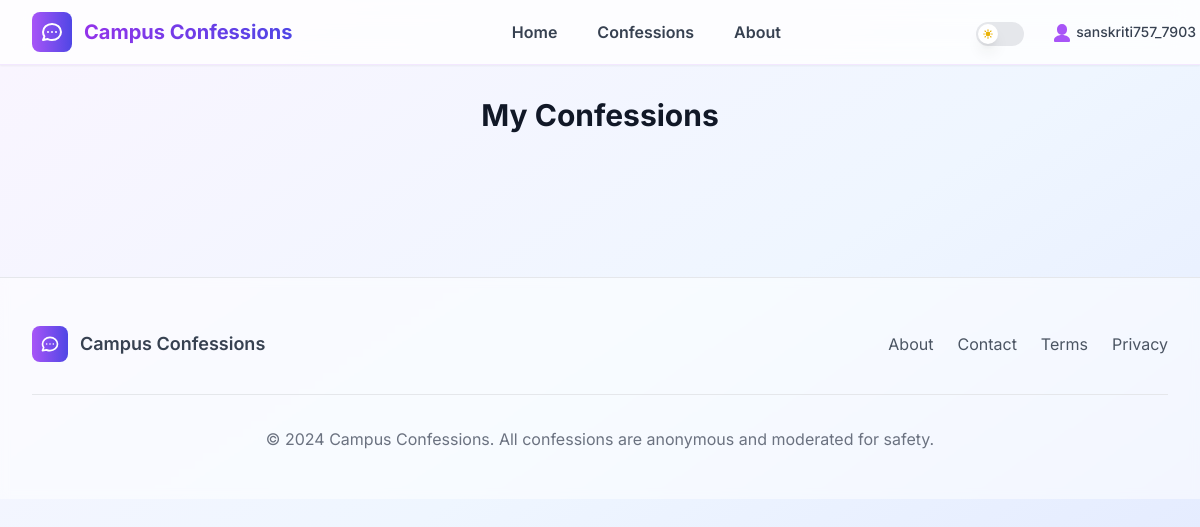
Page /confessions/my_confessions/ (signed in) on the earlier database version.
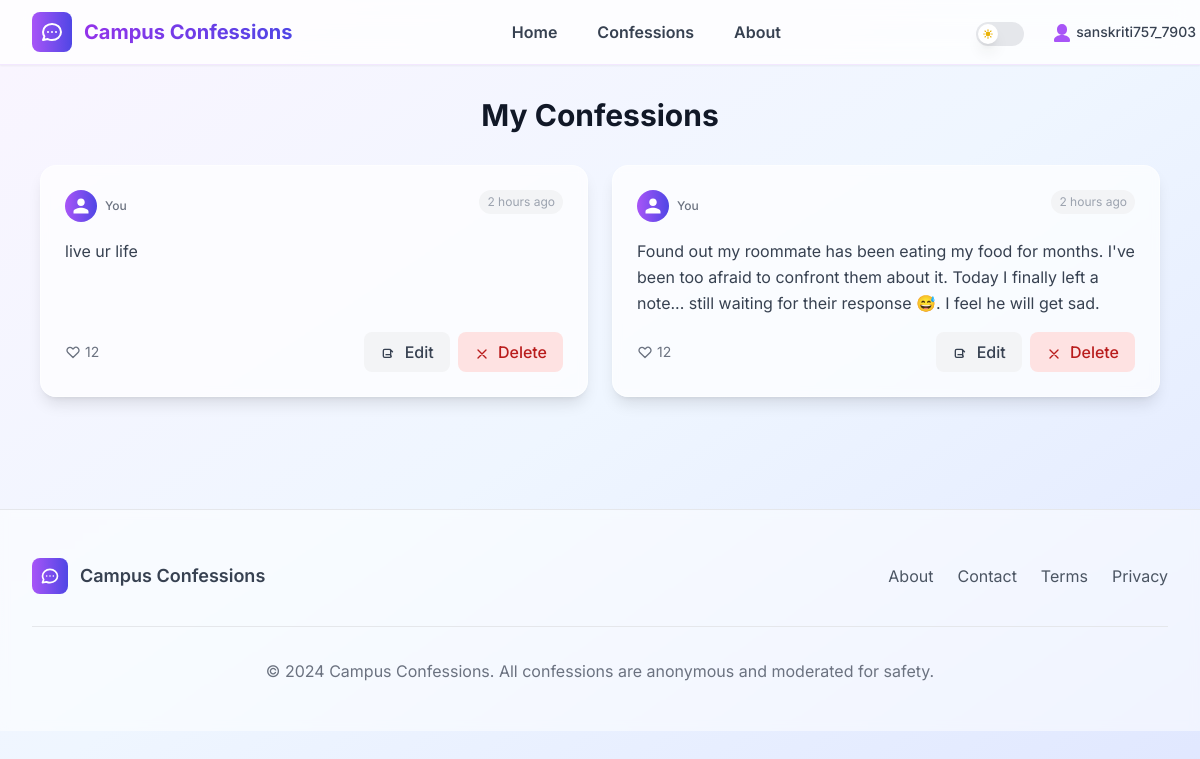
Same page on the later database version.
### confessions/models.py (models this page shows, shortened)
class Confession(models.Model):
    user = models.ForeignKey(User, on_delete=models.CASCADE)
    content = models.TextField()
    created_at = models.DateTimeField(auto_now_add=True)
    likes = models.PositiveIntegerField(default=0)

### confessions/views.py (the view)
# urls.py: path('my_confessions/', views.my_confessions, name='my_confession'),
def my_confessions(request):
    user=request.user
    all_my_confessions=Confession.objects.filter(user=user).order_by('-created_at')
    return render(request, 'confessions/my_confessions.html',{"confessions":all_my_confessions})

### templates/confessions/my_confessions.html (shortened to what this page needs)
{% extends "base.html" %}
{% block content %}
<div class="max-w-6xl mx-auto px-2 sm:px-4 md:px-6 lg:px-4 xl:px-0 py-8">
    <div class="text-center mb-8">
        <h1 class="text-3xl font-bold text-gray-900 dark:text-white mb-2">My Confessions</h1>
    </div>
    <div class="grid grid-cols-1 lg:grid-cols-2 gap-6">
         {% for confession in confessions %}
         <div class="confession-card bg-white/70 dark:bg-gray-800/70 backdrop-blur-sm rounded-2xl p-6 shadow-lg hover:shadow-2xl dark:hover:shadow-purple-500/10 transition-all duration-300 transform hover:-translate-y-2 border border-white/50 dark:border-gray-700/50 hover:border-purple-200 dark:hover:border-purple-500/30 flex flex-col h-full min-h-[220px]">
             <div class="flex-1 flex flex-col">
                 <div class="flex items-start justify-between mb-4">
                     <div class="flex items-center space-x-2">
                         <div class="w-8 h-8 bg-gradient-to-r from-purple-500 to-indigo-600 rounded-full flex items-center justify-center">
                             <svg class="w-5 h-5 text-white" fill="currentColor" viewBox="0 0 24 24">
                                 <path d="M12 12c2.7 0 4.5-1.8 4.5-4.5S14.7 3 12 3 7.5 4.8 7.5 7.5 9.3 12 12 12zm0 2c-3 0-9 1.5-9 4.5V21h18v-2.5c0-3-6-4.5-9-4.5z"/>
                             </svg>
                         </div>
                         <span class="text-xs text-gray-500 dark:text-gray-400 font-medium">You</span>
                     </div>
                     <span class="text-xs text-gray-400 dark:text-gray-500 bg-gray-100 dark:bg-gray-700 px-2 py-1 rounded-full transition-colors duration-300">2 hours ago</span>
                 </div>
                 <p class="text-gray-700 dark:text-gray-200 leading-relaxed transition-colors duration-300">
                     {{confession.content}}
                 </p>
             </div>
             <div class="mt-4 flex items-center justify-between">
                 <div class="flex items-center space-x-2">
                     <button class="flex items-center space-x-1 text-gray-500 dark:text-gray-400 hover:text-red-500 dark:hover:text-red-400 transition-colors group">
                         <span class="text-sm">12</span>
                     </button>
                 </div>
                 <div class="flex items-center space-x-2">
                     <button class="px-4 py-2 rounded-lg bg-gray-100 dark:bg-gray-700 text-gray-700 dark:text-gray-300 hover:bg-purple-100 dark:hover:bg-purple-900/30 font-medium transition-all duration-200">
                         <svg class="w-4 h-4 inline-block mr-1" fill="none" stroke="currentColor" viewBox="0 0 24 24">
                             <path stroke-linecap="round" stroke-linejoin="round" stroke-width="2" d="M15.232 5.232l3.536 3.536M9 13h6m2 2a2 2 0 01-2 2H7a2 2 0 01-2-2V7a2 2 0 012-2h7a2 2 0 012 2v8z" />
                         </svg>
                         Edit
                     </button>
                     <a href="{% url "delete_confession" confession.id %}" class="px-4 py-2 rounded-lg bg-red-100 dark:bg-red-900/30 text-red-700 dark:text-red-300 hover:bg-red-200 dark:hover:bg-red-900/50 font-medium transition-all duration-200">
                         <svg class="w-4 h-4 inline-block mr-1" fill="none" stroke="currentColor" viewBox="0 0 24 24">
                             <path stroke-linecap="round" stroke-linejoin="round" stroke-width="2" d="M6 18L18 6M6 6l12 12" />
                         </svg>
                         Delete
                     </a>
                 </div>
             </div>
         </div>
         {% endfor %}
    </div>
</div>
{% endblock %}

Differences in the rows shown:
added Confession: content "live ur life"
added Confession: content "Found out my roommate has been eating my food for months. I've been too afraid to confront them about it. Today I finally left a note... still waiting for their response 😅. I feel he will get sad."
